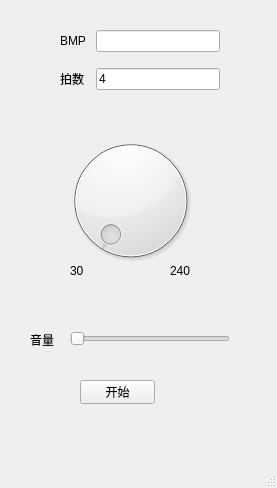
<?xml version="1.0" encoding="UTF-8"?>
<ui version="4.0">
 <class>MainWindow</class>
 <widget class="QMainWindow" name="MainWindow">
  <property name="geometry">
   <rect>
    <x>0</x>
    <y>0</y>
    <width>277</width>
    <height>488</height>
   </rect>
  </property>
  <property name="windowTitle">
   <string>Metronome</string>
  </property>
  <widget class="QWidget" name="centralwidget">
   <widget class="QDial" name="dial">
    <property name="geometry">
     <rect>
      <x>60</x>
      <y>120</y>
      <width>141</width>
      <height>161</height>
     </rect>
    </property>
   </widget>
   <widget class="QPushButton" name="pushButton_start">
    <property name="geometry">
     <rect>
      <x>80</x>
      <y>380</y>
      <width>75</width>
      <height>24</height>
     </rect>
    </property>
    <property name="text">
     <string>开始</string>
    </property>
   </widget>
   <widget class="QLabel" name="label">
    <property name="geometry">
     <rect>
      <x>70</x>
      <y>260</y>
      <width>31</width>
      <height>21</height>
     </rect>
    </property>
    <property name="text">
     <string>30</string>
    </property>
   </widget>
   <widget class="QLabel" name="label_2">
    <property name="geometry">
     <rect>
      <x>170</x>
      <y>260</y>
      <width>31</width>
      <height>21</height>
     </rect>
    </property>
    <property name="text">
     <string>240</string>
    </property>
   </widget>
   <widget class="QWidget" name="gridLayoutWidget">
    <property name="geometry">
     <rect>
      <x>60</x>
      <y>20</y>
      <width>160</width>
      <height>80</height>
     </rect>
    </property>
    <layout class="QGridLayout" name="gridLayout">
     <item row="0" column="0">
      <widget class="QLabel" name="label_3">
       <property name="text">
        <string>BMP </string>
       </property>
      </widget>
     </item>
     <item row="1" column="0">
      <widget class="QLabel" name="label_4">
       <property name="text">
        <string>拍数</string>
       </property>
      </widget>
     </item>
     <item row="0" column="1">
      <widget class="QLineEdit" name="lineEdit_bmp"/>
     </item>
     <item row="1" column="1">
      <widget class="QLineEdit" name="lineEdit_beat_num">
       <property name="text">
        <string>4</string>
       </property>
      </widget>
     </item>
    </layout>
   </widget>
   <widget class="QLabel" name="label_5">
    <property name="geometry">
     <rect>
      <x>30</x>
      <y>330</y>
      <width>33</width>
      <height>20</height>
     </rect>
    </property>
    <property name="text">
     <string>音量</string>
    </property>
   </widget>
   <widget class="QSlider" name="horizontalSlider_volume">
    <property name="geometry">
     <rect>
      <x>70</x>
      <y>330</y>
      <width>160</width>
      <height>18</height>
     </rect>
    </property>
    <property name="maximum">
     <number>100</number>
    </property>
    <property name="orientation">
     <enum>Qt::Horizontal</enum>
    </property>
   </widget>
  </widget>
  <widget class="QMenuBar" name="menubar">
   <property name="geometry">
    <rect>
     <x>0</x>
     <y>0</y>
     <width>277</width>
     <height>22</height>
    </rect>
   </property>
  </widget>
  <widget class="QStatusBar" name="statusbar"/>
 </widget>
 <resources/>
 <connections/>
</ui>
